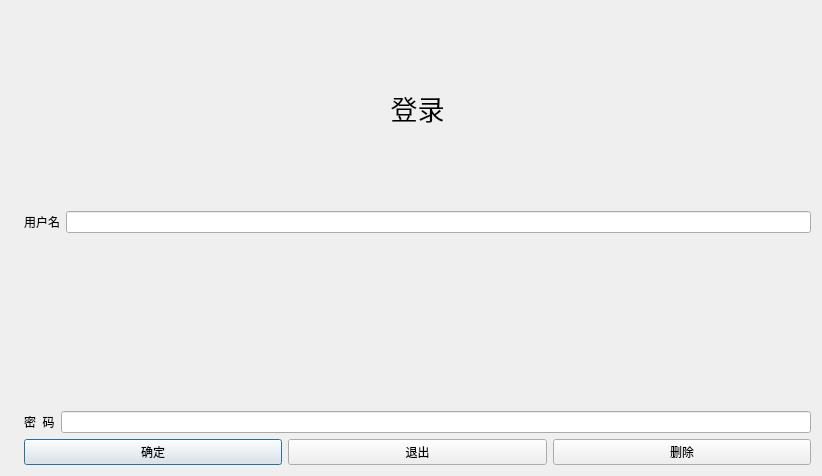
<?xml version="1.0" encoding="UTF-8"?>
<ui version="4.0">
 <class>Dialog</class>
 <widget class="QDialog" name="Dialog">
  <property name="geometry">
   <rect>
    <x>0</x>
    <y>0</y>
    <width>822</width>
    <height>476</height>
   </rect>
  </property>
  <property name="windowTitle">
   <string>登录</string>
  </property>
  <layout class="QVBoxLayout" name="verticalLayout_2">
   <item>
    <layout class="QHBoxLayout" name="horizontalLayout_2">
     <property name="leftMargin">
      <number>0</number>
     </property>
     <property name="rightMargin">
      <number>0</number>
     </property>
     <item>
      <widget class="QLabel" name="label_4">
       <property name="enabled">
        <bool>true</bool>
       </property>
       <property name="text">
        <string/>
       </property>
       <property name="pixmap">
        <pixmap resource="resource.qrc">:/new/pic/material.png</pixmap>
       </property>
       <property name="scaledContents">
        <bool>true</bool>
       </property>
      </widget>
     </item>
     <item>
      <layout class="QVBoxLayout" name="verticalLayout">
       <property name="leftMargin">
        <number>0</number>
       </property>
       <property name="rightMargin">
        <number>0</number>
       </property>
       <item>
        <widget class="QLabel" name="label_3">
         <property name="enabled">
          <bool>true</bool>
         </property>
         <property name="text">
          <string>&lt;html&gt;&lt;head/&gt;&lt;body&gt;&lt;p align=&quot;center&quot;&gt;&lt;span style=&quot; font-size:20pt;&quot;&gt;登录&lt;/span&gt;&lt;/p&gt;&lt;/body&gt;&lt;/html&gt;</string>
         </property>
        </widget>
       </item>
       <item>
        <layout class="QFormLayout" name="formLayout">
         <item row="0" column="0">
          <widget class="QLabel" name="label">
           <property name="enabled">
            <bool>true</bool>
           </property>
           <property name="text">
            <string>用户名</string>
           </property>
          </widget>
         </item>
         <item row="0" column="1">
          <widget class="QLineEdit" name="lineEdit">
           <property name="enabled">
            <bool>true</bool>
           </property>
          </widget>
         </item>
        </layout>
       </item>
       <item>
        <layout class="QHBoxLayout" name="horizontalLayout_3">
         <item>
          <widget class="QLabel" name="label_2">
           <property name="enabled">
            <bool>true</bool>
           </property>
           <property name="text">
            <string>密  码</string>
           </property>
          </widget>
         </item>
         <item>
          <widget class="QLineEdit" name="lineEdit_2">
           <property name="enabled">
            <bool>true</bool>
           </property>
           <property name="echoMode">
            <enum>QLineEdit::Password</enum>
           </property>
          </widget>
         </item>
        </layout>
       </item>
       <item>
        <layout class="QHBoxLayout" name="horizontalLayout">
         <item>
          <widget class="QPushButton" name="pushButton">
           <property name="enabled">
            <bool>true</bool>
           </property>
           <property name="text">
            <string>确定</string>
           </property>
          </widget>
         </item>
         <item>
          <widget class="QPushButton" name="pushButton_3">
           <property name="enabled">
            <bool>true</bool>
           </property>
           <property name="text">
            <string>退出</string>
           </property>
          </widget>
         </item>
         <item>
          <widget class="QPushButton" name="pushButton_2">
           <property name="text">
            <string>删除</string>
           </property>
          </widget>
         </item>
        </layout>
       </item>
      </layout>
     </item>
    </layout>
   </item>
  </layout>
  <zorder>layoutWidget</zorder>
  <zorder>label_4</zorder>
 </widget>
 <resources>
  <include location="resource.qrc"/>
 </resources>
 <connections>
  <connection>
   <sender>pushButton_3</sender>
   <signal>clicked()</signal>
   <receiver>Dialog</receiver>
   <slot>close()</slot>
   <hints>
    <hint type="sourcelabel">
     <x>575</x>
     <y>363</y>
    </hint>
    <hint type="destinationlabel">
     <x>410</x>
     <y>237</y>
    </hint>
   </hints>
  </connection>
 </connections>
</ui>
